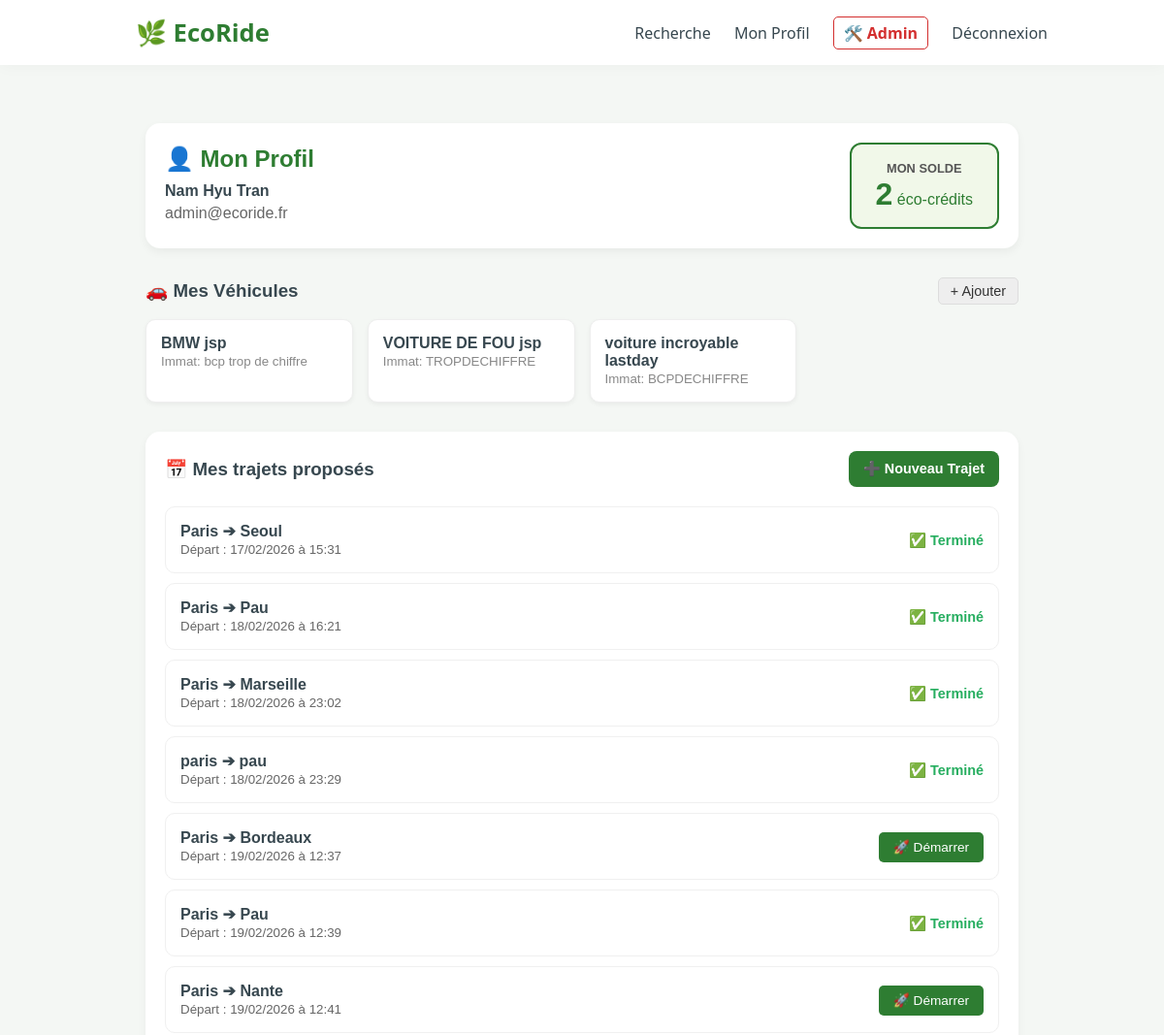
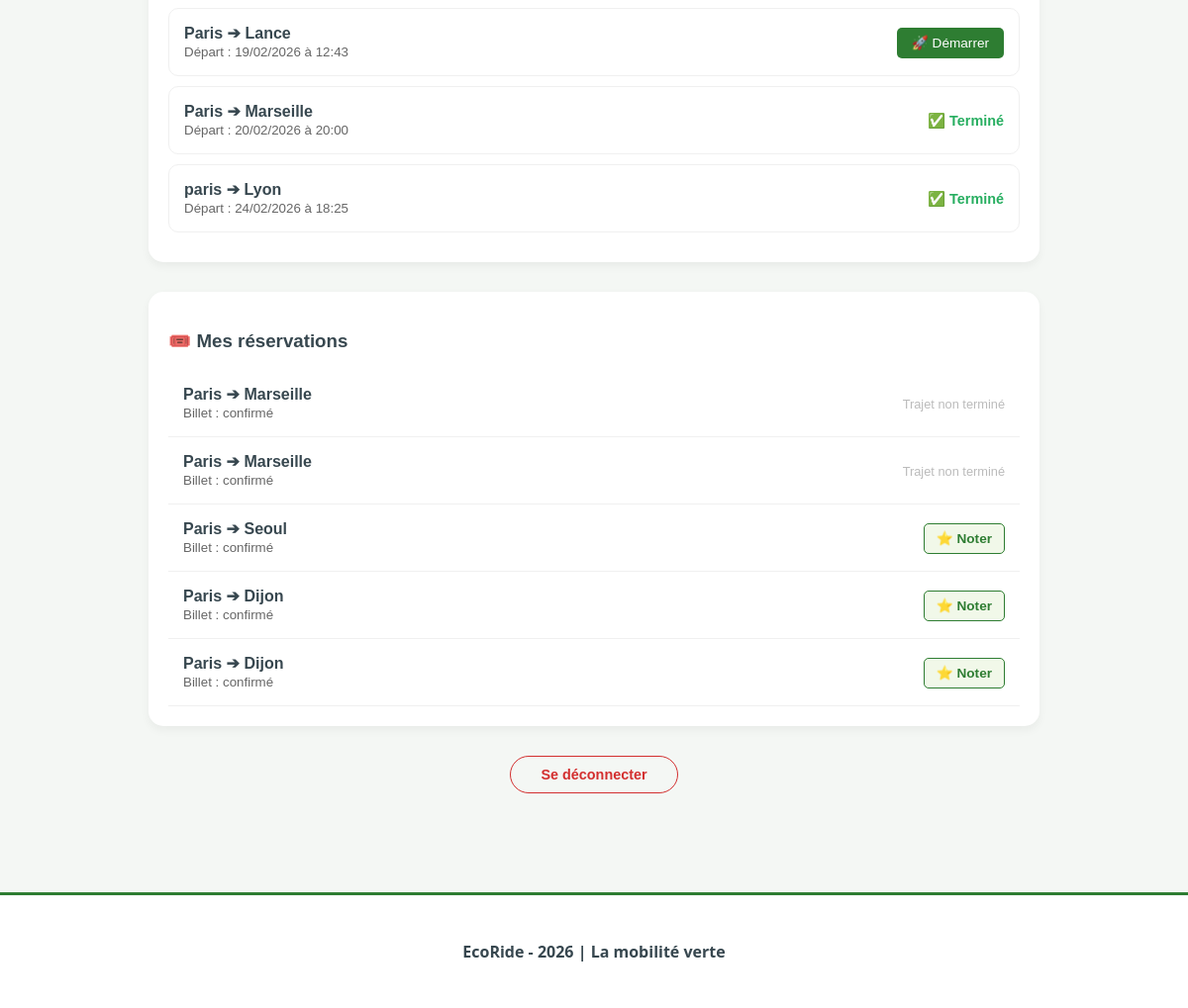
Page /profil.php (signed in) on the committed database (2 pictures, top to bottom).
### tables this page shows
CREATE TABLE `voitures` (
  `id` int(11) NOT NULL,
  `id_utilisateur` int(11) NOT NULL,
  `marque` varchar(50) NOT NULL,
  `modele` varchar(50) NOT NULL,
  `immatriculation` varchar(20) NOT NULL,
  `energie` varchar(20) NOT NULL,
  `date_circulation` date DEFAULT NULL
);

CREATE TABLE `trajets` (
  `id` int(11) NOT NULL,
  `depart` varchar(100) NOT NULL,
  `arrivee` varchar(100) NOT NULL,
  `date_depart` datetime NOT NULL,
  `prix` decimal(5,0) NOT NULL,
  `places` int(11) NOT NULL,
  `est_electrique` tinyint(4) NOT NULL,
  `duree` time NOT NULL,
  `note_chauffeur` decimal(10,0) NOT NULL,
  `id_utilisateur` int(11) NOT NULL,
  `id_voiture` int(11) DEFAULT NULL,
  `statut_id` int(11) DEFAULT 1,
  `accepte_animaux` tinyint(1) DEFAULT 0,
  `fumeur_autorise` tinyint(1) DEFAULT 0
);

### profil.php (the view, shortened to what this page needs)
<?php
require_once "Template.php";
$database = new Database();
$pdo = $database->getConnection();
$user_id = $_SESSION['user_id'];
$sql_res = "SELECT t.*, r.statut as resa_statut, t.statut_id as voyage_statut
            FROM reservations r
            JOIN trajets t ON r.id_trajet = t.id
            WHERE r.id_utilisateur = :user_id";
$stmt_res = $pdo->prepare($sql_res);
$stmt_res->execute([':user_id' => $user_id]);
$mes_reservations = $stmt_res->fetchAll(PDO::FETCH_ASSOC);
$sql_mes_trajets = "SELECT * FROM trajets WHERE id_utilisateur = :user_id ORDER BY date_depart ASC";
$stmt_mes_trajets = $pdo->prepare($sql_mes_trajets);
$stmt_mes_trajets->execute([':user_id' => $user_id]);
$mes_offres = $stmt_mes_trajets->fetchAll(PDO::FETCH_ASSOC);
$stmt_voiture = $pdo->prepare("SELECT * FROM voitures WHERE id_utilisateur = ?");
$stmt_voiture->execute([$user_id]);
$mes_voitures = $stmt_voiture->fetchAll(PDO::FETCH_ASSOC);
?>
<main style="max-width: 900px; margin: 40px auto; font-family: sans-serif; padding: 0 20px;">
    <div style="display: flex; justify-content: space-between; align-items: center; flex-wrap: wrap; background: #fff; padding: 20px; border-radius: 15px; box-shadow: 0 4px 10px rgba(0,0,0,0.05); margin-bottom: 30px;">
        <div>
            <h2 style="color: #2e7d32; margin: 0 0 10px 0;">👤 Mon Profil</h2>
            <p style="margin: 5px 0;"><strong><?php echo htmlspecialchars(($_SESSION['prenom'] ?? '') . " " . ($_SESSION['nom'] ?? '')); ?></strong></p>
            <p style="margin: 5px 0; color: #666;"><?php echo htmlspecialchars($_SESSION['email']); ?></p>
        </div>
        <div style="background: #f1f8e9; padding: 15px 25px; border-radius: 12px; border: 2px solid #2e7d32; text-align: center;">
            <span style="font-size: 0.8em; color: #555; font-weight: bold; text-transform: uppercase;">Mon Solde</span><br>
            <strong style="font-size: 2em; color: #2e7d32;"><?php echo $_SESSION['credits'] ?? 0; ?></strong>
            <span style="color: #2e7d32;"> éco-crédits</span>
        </div>
    </div>
    <div style="margin-bottom: 30px;">
        <div style="display: flex; justify-content: space-between; align-items: center; margin-bottom: 15px;">
            <h3 style="margin: 0;">🚗 Mes Véhicules</h3>
            <a href="ajouter_voiture.php" style="background: #eee; color: #333; padding: 5px 12px; border-radius: 5px; text-decoration: none; font-size: 0.9em; border: 1px solid #ddd;">+ Ajouter</a>
        </div>
        <div style="display: grid; grid-template-columns: repeat(auto-fill, minmax(200px, 1fr)); gap: 15px;">
            <?php foreach ($mes_voitures as $v): ?>
                <div style="background: white; padding: 15px; border-radius: 10px; border: 1px solid #eee; box-shadow: 0 2px 5px rgba(0,0,0,0.05);">
                    <strong><?php echo htmlspecialchars($v['marque'] . " " . $v['modele']); ?></strong><br>
                    <small style="color: #888;">Immat: <?php echo htmlspecialchars($v['immatriculation']); ?></small>
                </div>
            <?php endforeach; ?>
        </div>
    </div>
    <div style="margin-bottom: 30px; background: white; padding: 20px; border-radius: 15px; box-shadow: 0 4px 10px rgba(0,0,0,0.05);">
        <div style="display: flex; justify-content: space-between; align-items: center; margin-bottom: 20px;">
            <h3 style="margin: 0;">📅 Mes trajets proposés</h3>
            <a href="proposer_trajet.php" style="background: #2e7d32; color: white; padding: 10px 15px; border-radius: 8px; text-decoration: none; font-weight: bold; font-size: 0.9em;">➕ Nouveau Trajet</a>
        </div>
        <?php if (empty($mes_offres)): ?>
            <p style="color: #888; font-style: italic;">Vous n'avez publié aucun trajet.</p>
        <?php else: ?>
            <?php foreach ($mes_offres as $offre): ?>
                <div style="padding: 15px; border: 1px solid #f0f0f0; border-radius: 10px; margin-bottom: 10px; display: flex; justify-content: space-between; align-items: center;">
                    <div>
                        <strong><?php echo htmlspecialchars($offre['depart']); ?> ➔ <?php echo htmlspecialchars($offre['arrivee']); ?></strong><br>
                        <small style="color: #666;">Départ : <?php echo date('d/m/Y à H:i', strtotime($offre['date_depart'])); ?></small>
                    </div>
                    <div>
                        <?php if (!isset($offre['statut_id']) || $offre['statut_id'] == 1): ?>
                            <a href="update_statut.php?id=<?php echo $offre['id']; ?>&new_statut=2" style="background: #2e7d32; color: white; padding: 8px 15px; border-radius: 5px; text-decoration: none; font-size: 0.85em;">🚀 Démarrer</a>
                        <?php elseif ($offre['statut_id'] == 2): ?>
                            <a href="update_statut.php?id=<?php echo $offre['id']; ?>&new_statut=3" style="background: #f39c12; color: white; padding: 8px 15px; border-radius: 5px; text-decoration: none; font-size: 0.85em;">🏁 Arrivée</a>
                        <?php else: ?>
                            <span style="color: #27ae60; font-weight: bold; font-size: 0.9em;">✅ Terminé</span>
                        <?php endif; ?>
                    </div>
                </div>
            <?php endforeach; ?>
        <?php endif; ?>
    </div>
    <div style="background: white; padding: 20px; border-radius: 15px; box-shadow: 0 4px 10px rgba(0,0,0,0.05);">
        <h3>🎟️ Mes réservations</h3>
        <?php if (empty($mes_reservations)): ?>
            <p style="color: #888; font-style: italic;">Aucune réservation pour le moment.</p>
        <?php else: ?>
            <?php foreach ($mes_reservations as $res): ?>
                <div style="padding: 15px; border-bottom: 1px solid #f0f0f0; display: flex; justify-content: space-between; align-items: center;">
                    <div>
                        <strong><?php echo htmlspecialchars($res['depart']); ?> ➔ <?php echo htmlspecialchars($res['arrivee']); ?></strong><br>
                        <small style="color: #666;">Billet : <?php echo htmlspecialchars($res['resa_statut']); ?></small>
                    </div>
                    <div>
                        <?php if (isset($res['voyage_statut']) && $res['voyage_statut'] == 3): ?>
                            <a href="laisser_avis.php?id_trajet=<?php echo $res['id']; ?>" style="background: #f1f8e9; color: #2e7d32; border: 1px solid #2e7d32; padding: 7px 12px; border-radius: 5px; text-decoration: none; font-size: 0.85em; font-weight: bold;">⭐ Noter</a>
                        <?php else: ?>
                            <span style="font-size: 0.8em; color: #bbb;">Trajet non terminé</span>
                        <?php endif; ?>
                    </div>
                </div>
            <?php endforeach; ?>
        <?php endif; ?>
    </div>
    <div style="text-align: center; margin-top: 40px;">
        <a href="deconnexion.php" style="color: #d32f2f; text-decoration: none; font-weight: bold; border: 1px solid #d32f2f; padding: 10px 30px; border-radius: 50px; font-size: 0.9em;">Se déconnecter</a>
    </div>
</main>

### Template.php (style rules this page uses)
:root { --eco-green: #2E7D32; --wood-brown: #6D4C41; --soft-bg: #f4f7f4; --dark-text: #37474F; --card-shadow: 0 4px 20px rgba(0,0,0,0.05); }
body { font-family: 'Segoe UI', Tahoma, Geneva, Verdana, sans-serif; background-color: var(--soft-bg); color: var(--dark-text); margin: 0; padding: 0; }

### rows in the picture
voitures: marque+modele "BMW jsp", immatriculation "bcp trop de chiffre"
voitures: marque+modele "VOITURE DE FOU jsp", immatriculation "TROPDECHIFFRE"
voitures: marque+modele "voiture incroyable lastday", immatriculation "BCPDECHIFFRE"
trajets: depart "Paris", arrivee "Seoul", date_depart "17/02/2026 à 15:31", statut_id "✅ Terminé"
trajets: depart "Paris", arrivee "Pau", date_depart "18/02/2026 à 16:21", statut_id "✅ Terminé"
trajets: depart "Paris", arrivee "Marseille", date_depart "18/02/2026 à 23:02", statut_id "✅ Terminé"
trajets: depart "paris", arrivee "pau", date_depart "18/02/2026 à 23:29", statut_id "✅ Terminé"
trajets: depart "Paris", arrivee "Bordeaux", date_depart "19/02/2026 à 12:37"
trajets: depart "Paris", arrivee "Pau", date_depart "19/02/2026 à 12:39", statut_id "✅ Terminé"
trajets: depart "Paris", arrivee "Nante", date_depart "19/02/2026 à 12:41"
trajets: depart "Paris", arrivee "Lance", date_depart "19/02/2026 à 12:43"
trajets: depart "Paris", arrivee "Marseille", date_depart "20/02/2026 à 20:00", statut_id "✅ Terminé"
trajets: depart "paris", arrivee "Lyon", date_depart "24/02/2026 à 18:25", statut_id "✅ Terminé"

### other values in the picture
$_SESSION['email'] "admin@ecoride.fr"
$_SESSION['credits'] "2"
$res['depart'] "Paris"
$res['arrivee'] "Marseille"
$res['resa_statut'] "confirmé"
$res['arrivee'] "Seoul"
$res['arrivee'] "Dijon"
